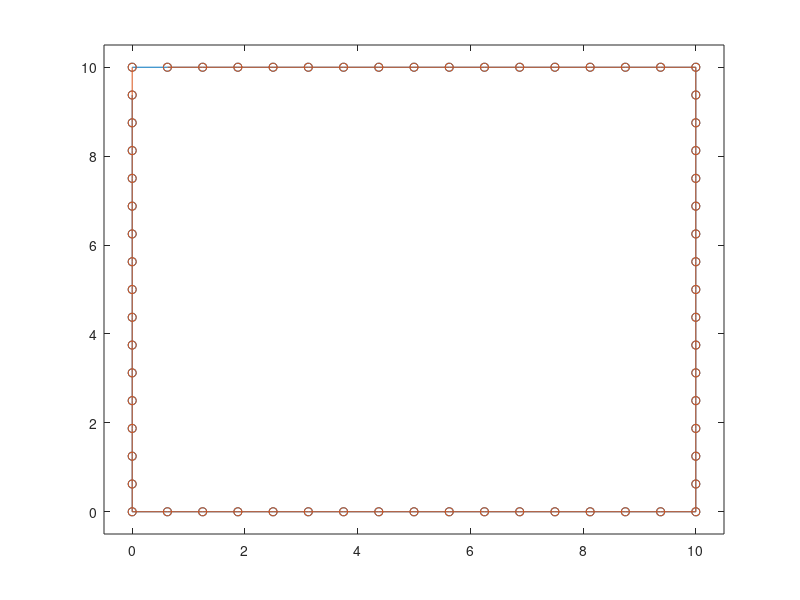

The MATLAB source for this figure: (Note: this script raises an error after producing the figure.)
%%%%%%%%%%%%%%%%%%%%%%%%%%%%%%%%%%%%%
%
% cavity.m
%
% To solve the driven cavity problem
% discussed in lectures
%
% M G Blyth September 2010
%%%%%%%%%%%%%%%%%%%%%%%%%%%%%%%%%%%%%

clear all
close all


%%%%%
% Discretise domain 
% boundary
%%%%%

Ni = 16;       % Number of elements per side
N  = 4*Ni;    % Total number of elements

L = 10.0;   % square box size

h = L/Ni;  % element length

mu = 1.0;  % Fluid viscosity
U(1,1:Ni)  = 0.0; 
U(1,floor(0.375*L/h):floor(0.625*L/h))=5;% Lid velocity

%%%%
% Number elements starting from
% left end of lid, and assign 
% coordinates
%
% elmx(k,1/2) : x coord of start (0) or end (1) 
%                 of element k
%
% elmy(k,1/2) : y coord of start (0) or end (1) 
%                 of element k
%%%%

% Lid

for k = 1:Ni
    elmx(k,1) = (k-1)*h;
    elmx(k,2) = k*h;
    elmy(k,1) = L;
    elmy(k,2) = L;
end

% Right hand side

for k = Ni+1:2*Ni
    k2 = k-Ni;
    elmx(k,1) = L;
    elmx(k,2) = L;
    elmy(k,1) = L-(k2-1)*h;
    elmy(k,2) = L-k2*h;
end

% Bottom

for k = 2*Ni+1:3*Ni
    k2 = k-2*Ni;
    elmx(k,1) = L-(k2-1)*h;
    elmx(k,2) = L-k2*h;
    elmy(k,1) = 0;
    elmy(k,2) = 0;
end

% Left hand side

for k = 3*Ni+1:4*Ni
    k2 = k-3*Ni;
    elmx(k,1) = 0;
    elmx(k,2) = 0;
    elmy(k,1) = (k2-1)*h;
    elmy(k,2) = k2*h;
end

% Plot elements

plot(elmx(:,1),elmy(:,1),'-o')
hold on
plot(elmx(:,2),elmy(:,2),'-o')
axis([-0.5 L+0.5 -0.5 L+0.5])

%print -depsc boxelms.eps
%%
%%%%%%
% Loop over mid-point 
% locations for singular point
%%%%%%

for ik=1:N

    x0(ik) = 0.5*(elmx(ik,1)+elmx(ik,2));
    y0(ik) = 0.5*(elmy(ik,1)+elmy(ik,2));

%%%%%%%%
% Compute integrals
% of Green's function over
% elements for present
% location of (x0,y0)
%%%%%%%%

    for k=1:N

        x1 = elmx(k,1);
        x2 = elmx(k,2);
        y1 = elmy(k,1);
        y2 = elmy(k,2);

        if k<=Ni                  ielm = 0;  end   % horizontal element
        if (k>Ni)   && (k<=2*Ni)  ielm = 1;  end   % vertical element
        if (k>2*Ni) && (k<=3*Ni)  ielm = 0;  end
        if (k>3*Ni) && (k<=4*Ni)  ielm = 1;  end

        [eint] = elmint(ielm,x1,x2,y1,y2,x0(ik),y0(ik));


        for i=1:2
            for j=1:2
                   minf(ik,k,i,j) = eint(i,j)/(4*pi*mu);
            end
        end
    
    end


%%%%
% Compute DLP term
%%%%

    dlpsum(1) = 0;
    dlpsum(2) = 0;
    for k=1:Ni
        x1 = elmx(k,1);
        x2 = elmx(k,2);
        y1 = elmy(k,1);
        y2 = elmy(k,2);

        [dlp] = dlpint(x1,x2,y1,y2,x0(ik),y0(ik));
        dlpsum(1) = dlpsum(1) + (1/(4*pi))*U(k)*dlp(1);
        dlpsum(2) = dlpsum(2) + (1/(4*pi))*U(k)*dlp(2);
    end

    ik2 = 2*ik-1;
    dd(ik2)   = dlpsum(1);
    dd(ik2+1) = dlpsum(2);

end


plot(x0,y0,'or')
%%
%%%
% Build the linear system Ax=b
%%%

for ik=1:N
    ik2 = 2*ik-1;
    for k=1:N
        k2 = 2*k-1;
        A(ik2,k2)     = minf(ik,k,1,1);
        A(ik2,k2+1)   = minf(ik,k,1,2);
        A(ik2+1,k2)   = minf(ik,k,2,1);
        A(ik2+1,k2+1) = minf(ik,k,2,2);
    end
end

%%%%
% Construct the RHS
%%%%

for ik=1:N/4
    ik2 = 2*ik-1;
    c1(ik2)   = 1;
    c1(ik2+1) = 0;
end
for ik=1:3*N/4
    ik2 = 2*ik-1;
    c2(ik2)   = 0;
    c2(ik2+1) = 0;
end

b = dd' - 0.5.*U.*[c1 c2]';

x = A\b;

%%%%%
% Back out the element
% tractions
%%%%%

fx = x(1:2:2*N);        % Contains x component of traction at each element
fy = x(2:2:2*N+1);      % Contains y component of traction at each element


%%%%
% Plot the tractions
% against arc length around
% boundary
%%%%

s(1) = x0(1);
for i=2:N
    s(i) = s(i-1)+h;    % Arc length
end

figure
plot(s,fx')
hold on
plot(s,fy','r')
xlabel('s')
ylabel('f')
legend('fx','fy','Location','NorthWest');

%print -depsc tracs.eps

%%%%%
% Compute the velocity along a line
% in the flow
%%%%%

x00 = 3*L/4;
eps = 0.05*L;
Ny0 = 20;
dy0 = (L-2*eps)/(Ny0-1);

for im=1:Ny0

    y00 = eps + (im-1)*dy0;
    y0v(im) = y00;
    
    ux = 0;
    uy = 0;
    cons(1) = 0;
    cons(2) = 0;
    for k=1:N
        x1 = elmx(k,1);
        x2 = elmx(k,2);
        y1 = elmy(k,1);
        y2 = elmy(k,2);

        if k<=Ni                  ielm = 0;  end   % horizontal element
        if (k>Ni)   && (k<=2*Ni)  ielm = 1;  end   % vertical element
        if (k>2*Ni) && (k<=3*Ni)  ielm = 0;  end
        if (k>3*Ni) && (k<=4*Ni)  ielm = 1;  end

        [eint] = elmint(ielm,x1,x2,y1,y2,x00,y00);

        ux = ux - (1/(4*pi*mu))*(eint(1,1)*fx(k) + eint(2,1)*fy(k));
        uy = uy - (1/(4*pi*mu))*(eint(1,2)*fx(k) + eint(2,2)*fy(k));
   
    % Check conservation of mass
    
        if k<=Ni                  cons(1) = cons(1) - eint(1,2); cons(2) = cons(2) - eint(2,2);  end 
        if (k>Ni)   && (k<=2*Ni)  cons(1) = cons(1) - eint(1,1); cons(2) = cons(2) - eint(2,1);  end
        if (k>2*Ni) && (k<=3*Ni)  cons(1) = cons(1) + eint(1,2); cons(2) = cons(2) + eint(2,2);  end
        if (k>3*Ni) && (k<=4*Ni)  cons(1) = cons(1) + eint(1,1); cons(2) = cons(2) + eint(2,1);  end
    
    end
    
%%%%
% Compute DLP term
%%%%

    dlpsum(1) = 0;
    dlpsum(2) = 0;
    for k=1:Ni
        x1 = elmx(k,1);
        x2 = elmx(k,2);
        y1 = elmy(k,1);
        y2 = elmy(k,2);

        [dlp] = dlpint(x1,x2,y1,y2,x00,y00);
        dlpsum(1) = dlpsum(1) + (1/(4*pi))*U(k)*dlp(1);
        dlpsum(2) = dlpsum(2) + (1/(4*pi))*U(k)*dlp(2);
    end

    ux = ux + dlpsum(1);
    uy = uy + dlpsum(2);
    
    uxv(im) = ux;
    uyv(im) = uy;

end

figure
plot(y0v,uxv,'-o')
hold on
plot(y0v,uyv,'-ro')
xlabel('y')
ylabel('u')
legend('ux','uy','Location','NorthWest');

%print -depsc vels.eps

%%%%%%%
% Compute a streamline
%%%%%%%

xst(1) = L/2;             % Starting point on streamline
yst(1) = 0.9*L;

tend = 50.0;
dt   = 0.01;
t    = 0.d0;
im   = 1;

while t < tend

        ux = 0;
        uy = 0;
        for k=1:N
            x1 = elmx(k,1);
            x2 = elmx(k,2);
            y1 = elmy(k,1);
            y2 = elmy(k,2);

            if k<=Ni                  ielm = 0;  end   % horizontal element
            if (k>Ni)   && (k<=2*Ni)  ielm = 1;  end   % vertical element
            if (k>2*Ni) && (k<=3*Ni)  ielm = 0;  end
            if (k>3*Ni) && (k<=4*Ni)  ielm = 1;  end

            [eint] = elmint(ielm,x1,x2,y1,y2,xst(im),yst(im));

            ux = ux - (1/(4*pi*mu))*(eint(1,1)*fx(k) + eint(2,1)*fy(k));
            uy = uy - (1/(4*pi*mu))*(eint(1,2)*fx(k) + eint(2,2)*fy(k));
        end
    
%%%%
% Compute DLP term
%%%%

        dlpsum(1) = 0;
        dlpsum(2) = 0;
        for k=1:Ni
            x1 = elmx(k,1);
            x2 = elmx(k,2);
            y1 = elmy(k,1);
            y2 = elmy(k,2);

            [dlp] = dlpint(x1,x2,y1,y2,xst(im),yst(im));
            dlpsum(1) = dlpsum(1) + (1/(4*pi))*U(k)*dlp(1);
            dlpsum(2) = dlpsum(2) + (1/(4*pi))*U(k)*dlp(2);
        end

        ux = ux + dlpsum(1);
        uy = uy + dlpsum(2);
   
% Step forward using Euler's method (NB: much better to do Runge Kutta 2)       
        
        xst(im+1) = xst(im) + dt*ux;
        yst(im+1) = yst(im) + dt*uy;
        
        t  = t + dt;
        im = im + 1;
end
    
    
figure
plot(elmx(:,1),elmy(:,1),'-')
hold on
plot(elmx(:,2),elmy(:,2),'-')
plot(xst,yst,'--')
axis([-0.5 L+0.5 -0.5 L+0.5])

%print -depsc strms.eps